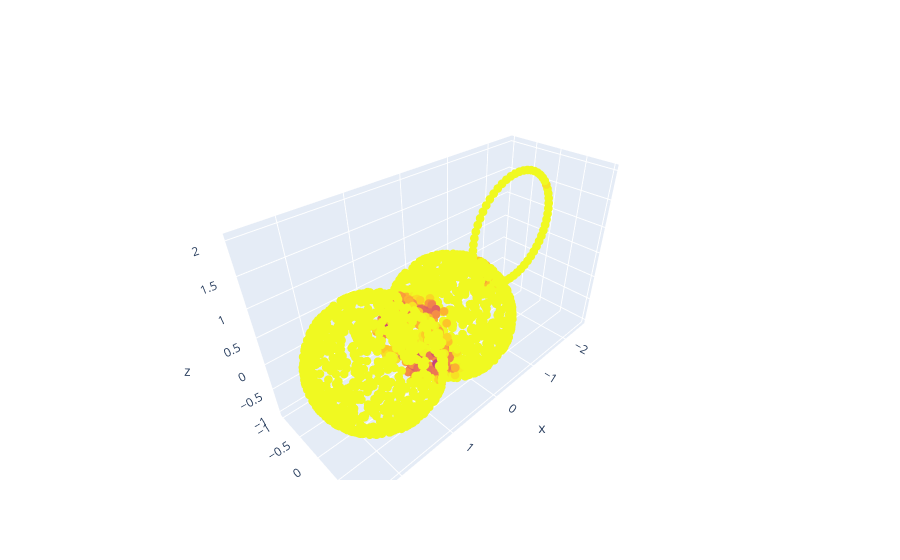

The code cell stored with this chart in its notebook:
### Code cell
vmin = 5
vmax = 7.7

fig = go.Figure(data=[go.Scatter3d(x = data[:,0],
                                    y = data[:,1],
                                    z = data[:,2],
                                    mode='markers',
                                    marker=dict(
                                            size=10,
                                            color=pointwise_eigenvalues[:,0],                # set color to an array/list of desired values
                                            # colorscale='PRGn',   # choose a colorscale
                                            opacity=1,
                                            cmax = vmax,
                                            cmin = vmin
                                        ))])
fig.update_traces(marker_size = 3)
fig.update_layout(scene_aspectmode='data')
fig.show()

### Figure 1 — Plotly figure (JSON) as saved in the notebook; plotly's stock layout.template omitted (floating-point values rounded to 4 significant figures; data arrays with more than 128 entries replaced by an {"elided": "..."} marker saying what was removed)
{"data": [{"marker": {"cmax": 7.7, "cmin": 5, "color": {"elided": "2060 float values"}, "opacity": 1, "size": 3}, "mode": "markers", "type": "scatter3d", "x": {"elided": "2060 float values"}, "y": {"elided": "2060 float values"}, "z": {"elided": "2060 float values"}}], "layout": {"scene": {"aspectmode": "data"}}}
